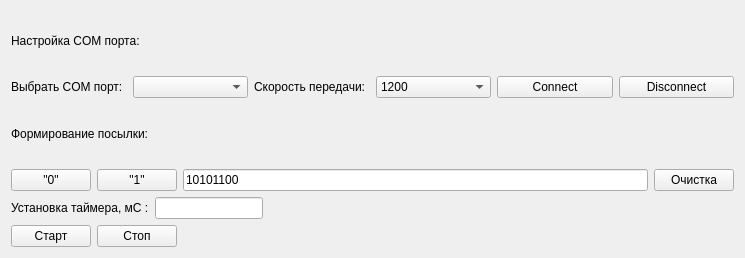
<?xml version="1.0" encoding="UTF-8"?>
<ui version="4.0">
 <class>MainWindow</class>
 <widget class="QMainWindow" name="MainWindow">
  <property name="geometry">
   <rect>
    <x>0</x>
    <y>0</y>
    <width>745</width>
    <height>258</height>
   </rect>
  </property>
  <property name="sizePolicy">
   <sizepolicy hsizetype="Fixed" vsizetype="Fixed">
    <horstretch>0</horstretch>
    <verstretch>0</verstretch>
   </sizepolicy>
  </property>
  <property name="windowTitle">
   <string>Тестирование COM портов v.1.0.0.0.</string>
  </property>
  <widget class="QWidget" name="centralWidget">
   <layout class="QGridLayout" name="gridLayout_7">
    <item row="0" column="0">
     <layout class="QGridLayout" name="gridLayout_3">
      <item row="0" column="0" colspan="2">
       <layout class="QGridLayout" name="gridLayout">
        <item row="0" column="0">
         <widget class="QLabel" name="label_4">
          <property name="text">
           <string>Настройка COM порта:</string>
          </property>
         </widget>
        </item>
        <item row="0" column="1">
         <spacer name="horizontalSpacer">
          <property name="orientation">
           <enum>Qt::Horizontal</enum>
          </property>
          <property name="sizeHint" stdset="0">
           <size>
            <width>298</width>
            <height>20</height>
           </size>
          </property>
         </spacer>
        </item>
       </layout>
      </item>
      <item row="1" column="0" colspan="2">
       <layout class="QGridLayout" name="gridLayout_2">
        <item row="0" column="4">
         <widget class="QPushButton" name="connectBtn">
          <property name="text">
           <string>Connect</string>
          </property>
         </widget>
        </item>
        <item row="0" column="0">
         <widget class="QLabel" name="label">
          <property name="text">
           <string>Выбрать COM порт:</string>
          </property>
         </widget>
        </item>
        <item row="0" column="1">
         <widget class="QComboBox" name="serialPortInfoBox"/>
        </item>
        <item row="0" column="2">
         <widget class="QLabel" name="label_2">
          <property name="text">
           <string>Скорость передачи:</string>
          </property>
         </widget>
        </item>
        <item row="0" column="3">
         <widget class="QComboBox" name="boudrateBox">
          <item>
           <property name="text">
            <string>1200</string>
           </property>
          </item>
          <item>
           <property name="text">
            <string>2400</string>
           </property>
          </item>
          <item>
           <property name="text">
            <string>4800</string>
           </property>
          </item>
          <item>
           <property name="text">
            <string>9600</string>
           </property>
          </item>
          <item>
           <property name="text">
            <string>19200</string>
           </property>
          </item>
          <item>
           <property name="text">
            <string>38400</string>
           </property>
          </item>
          <item>
           <property name="text">
            <string>57600</string>
           </property>
          </item>
          <item>
           <property name="text">
            <string>115200</string>
           </property>
          </item>
         </widget>
        </item>
        <item row="0" column="5">
         <widget class="QPushButton" name="disconnectBtn">
          <property name="text">
           <string>Disconnect</string>
          </property>
         </widget>
        </item>
       </layout>
      </item>
      <item row="2" column="0">
       <widget class="QLabel" name="label_3">
        <property name="text">
         <string>Формирование посылки:</string>
        </property>
       </widget>
      </item>
      <item row="2" column="1">
       <spacer name="horizontalSpacer_2">
        <property name="orientation">
         <enum>Qt::Horizontal</enum>
        </property>
        <property name="sizeHint" stdset="0">
         <size>
          <width>319</width>
          <height>17</height>
         </size>
        </property>
       </spacer>
      </item>
     </layout>
    </item>
    <item row="1" column="0">
     <layout class="QGridLayout" name="gridLayout_4">
      <item row="0" column="1">
       <widget class="QPushButton" name="hightBtn">
        <property name="text">
         <string>&quot;1&quot;</string>
        </property>
       </widget>
      </item>
      <item row="0" column="2">
       <widget class="QLineEdit" name="lineEdit">
        <property name="text">
         <string>10101100</string>
        </property>
       </widget>
      </item>
      <item row="0" column="0">
       <widget class="QPushButton" name="lowBtn">
        <property name="text">
         <string>&quot;0&quot;</string>
        </property>
       </widget>
      </item>
      <item row="0" column="3">
       <widget class="QPushButton" name="ClearBtn">
        <property name="text">
         <string>Очистка</string>
        </property>
       </widget>
      </item>
     </layout>
    </item>
    <item row="2" column="0">
     <layout class="QGridLayout" name="gridLayout_5">
      <item row="0" column="0">
       <widget class="QLabel" name="label_5">
        <property name="text">
         <string>Установка таймера, мС :</string>
        </property>
       </widget>
      </item>
      <item row="0" column="1">
       <widget class="QLineEdit" name="timerLE">
        <property name="sizePolicy">
         <sizepolicy hsizetype="Fixed" vsizetype="Fixed">
          <horstretch>0</horstretch>
          <verstretch>0</verstretch>
         </sizepolicy>
        </property>
       </widget>
      </item>
      <item row="0" column="2">
       <spacer name="horizontalSpacer_3">
        <property name="orientation">
         <enum>Qt::Horizontal</enum>
        </property>
        <property name="sizeHint" stdset="0">
         <size>
          <width>40</width>
          <height>20</height>
         </size>
        </property>
       </spacer>
      </item>
     </layout>
    </item>
    <item row="3" column="0">
     <layout class="QGridLayout" name="gridLayout_6">
      <item row="0" column="0">
       <widget class="QPushButton" name="startBtn">
        <property name="text">
         <string>Cтарт</string>
        </property>
       </widget>
      </item>
      <item row="0" column="1">
       <widget class="QPushButton" name="stopBtn">
        <property name="text">
         <string>Стоп</string>
        </property>
       </widget>
      </item>
      <item row="0" column="2">
       <spacer name="horizontalSpacer_4">
        <property name="orientation">
         <enum>Qt::Horizontal</enum>
        </property>
        <property name="sizeHint" stdset="0">
         <size>
          <width>40</width>
          <height>20</height>
         </size>
        </property>
       </spacer>
      </item>
     </layout>
    </item>
   </layout>
  </widget>
 </widget>
 <layoutdefault spacing="6" margin="11"/>
 <resources/>
 <connections/>
</ui>
